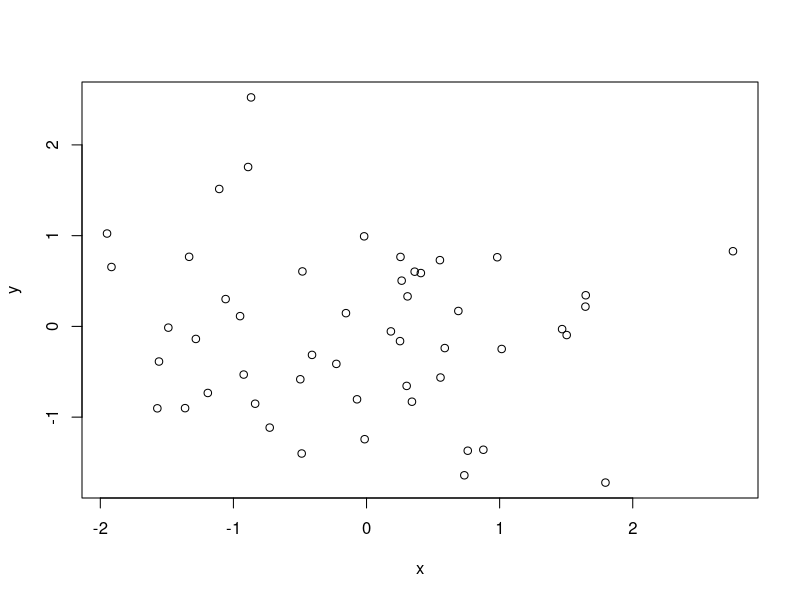
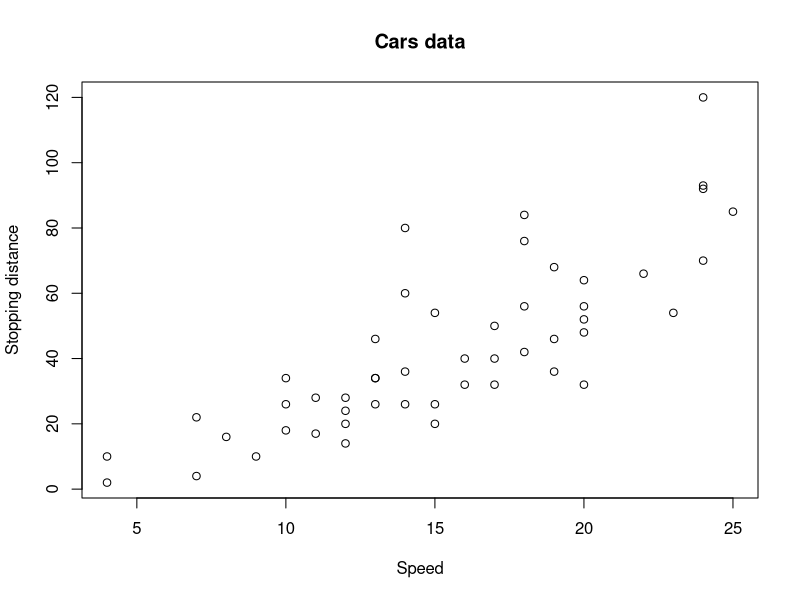
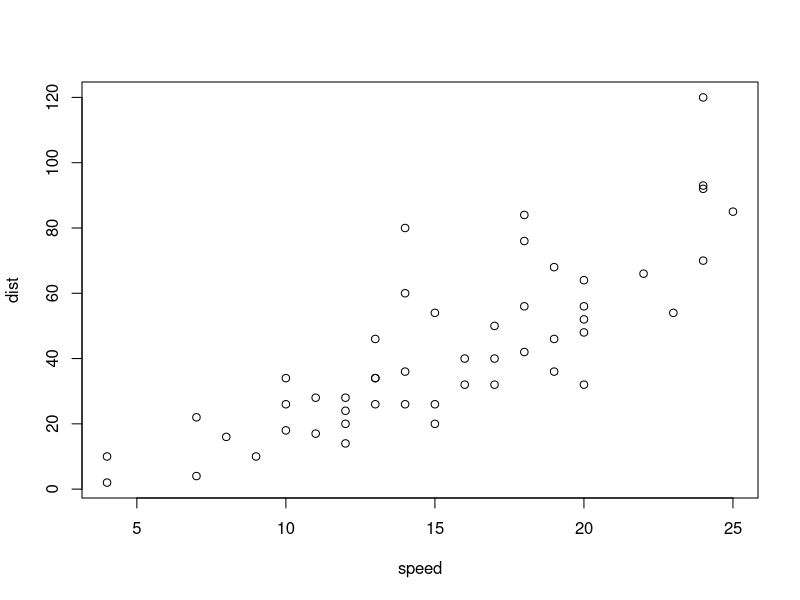
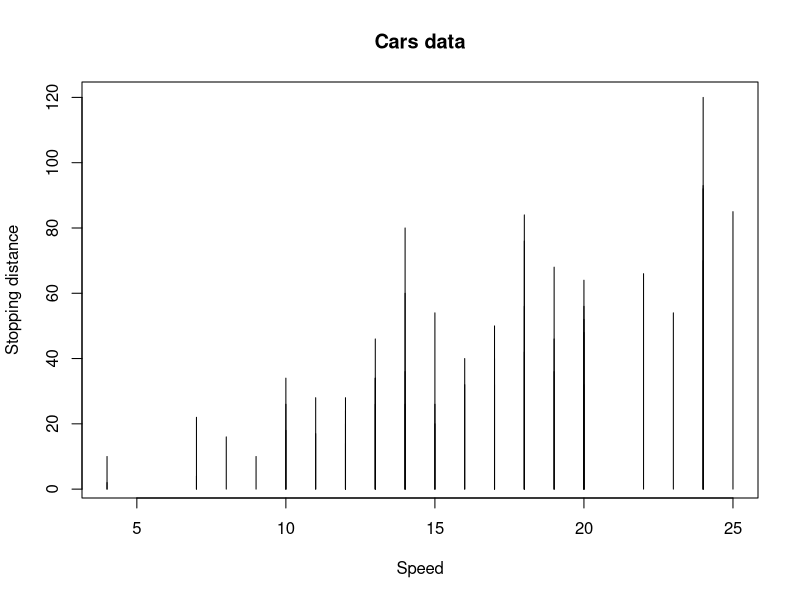
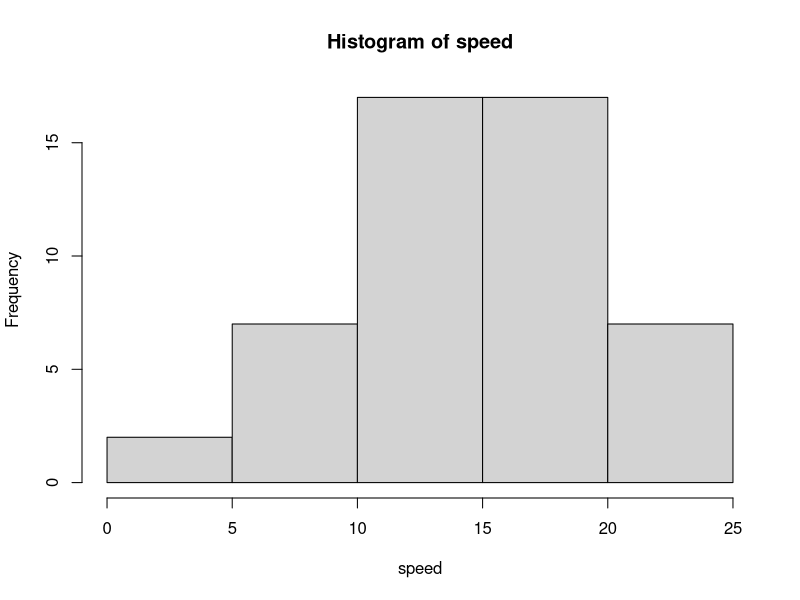
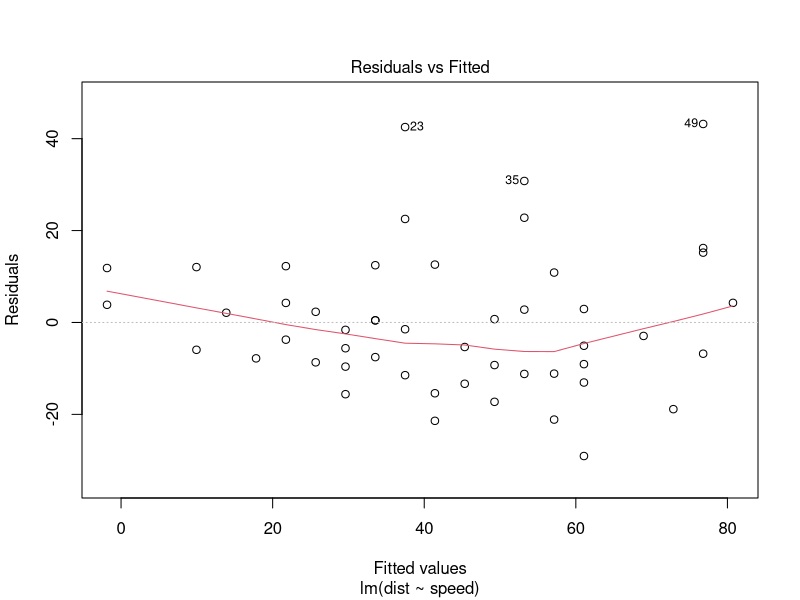
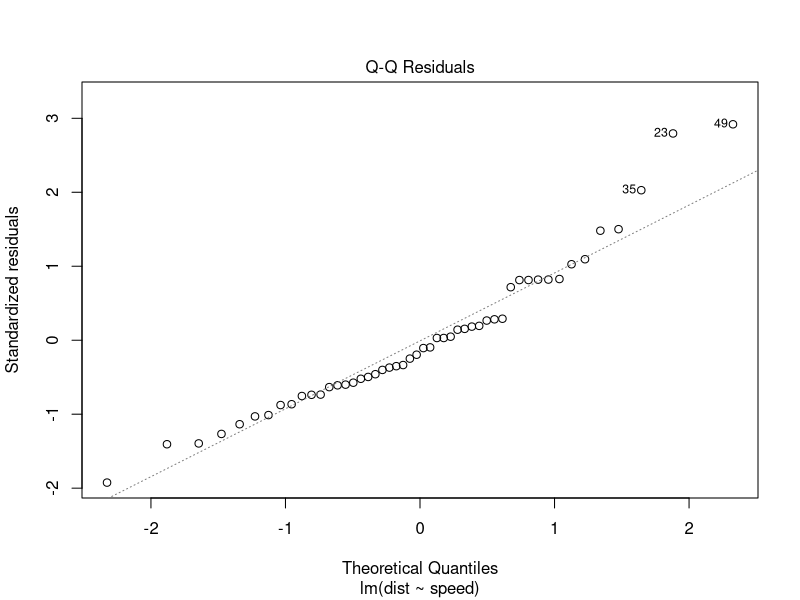
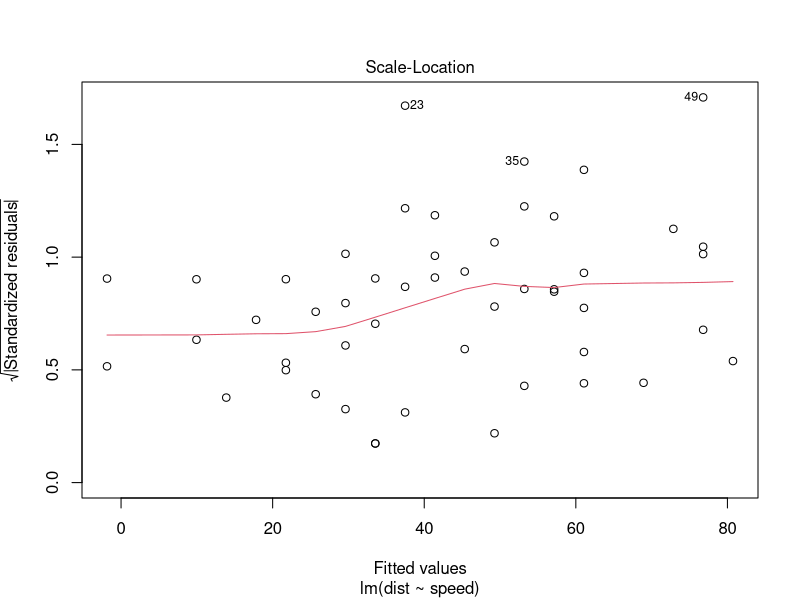

Source code (R) for these figures, in order:
## ---- chunk 1
#library(help = "graphics")
library("magrittr")
## ---- chunk 2
x <- rnorm(50)
y <- rnorm(50)
plot(x,y)
## ---- chunk 3
data(cars)
# Wrong: cars %>% plot(speed,dist,data = .)
cars %$% plot(speed, dist, main = "Cars data",
              xlab = "Speed", ylab = "Stopping distance")
## ---- chunk 4
cars %>% plot(dist ~ speed, data = .)
## ---- chunk 5
cars %$% plot(speed, dist, main = "Cars data", type = "h",
              xlab = "Speed", ylab = "Stopping distance")
## ---- chunk 6
cars %$% hist(speed)
## ---- chunk 7
cars %>% lm(dist ~ speed, data = .) %>% plot
## ---- chunk 8
data(longley)
longley %>% plot(Unemployed ~ Year, data = ., type = "l") 
longley %>% lines(Armed.Forces ~ Year, data = ., col = "blue")
## ---- chunk 9
longley %$% plot(Unemployed ~ Year, type = "l",
                 ylim = range(c(Unemployed, Armed.Forces)))
longley %>% lines(Armed.Forces ~ Year, data = ., col = "blue")
## ---- chunk 10
cars %>% plot(dist ~ speed, data = .)
cars %>% lm(dist ~ speed, data = .) %>% abline(col = "red")
## ---- chunk 11
shape_map <- c("setosa" = 1,
               "versicolor" = 2,
               "virginica" = 4)
iris %$% plot(Petal.Length ~ Petal.Width, pch = shape_map[Species])
